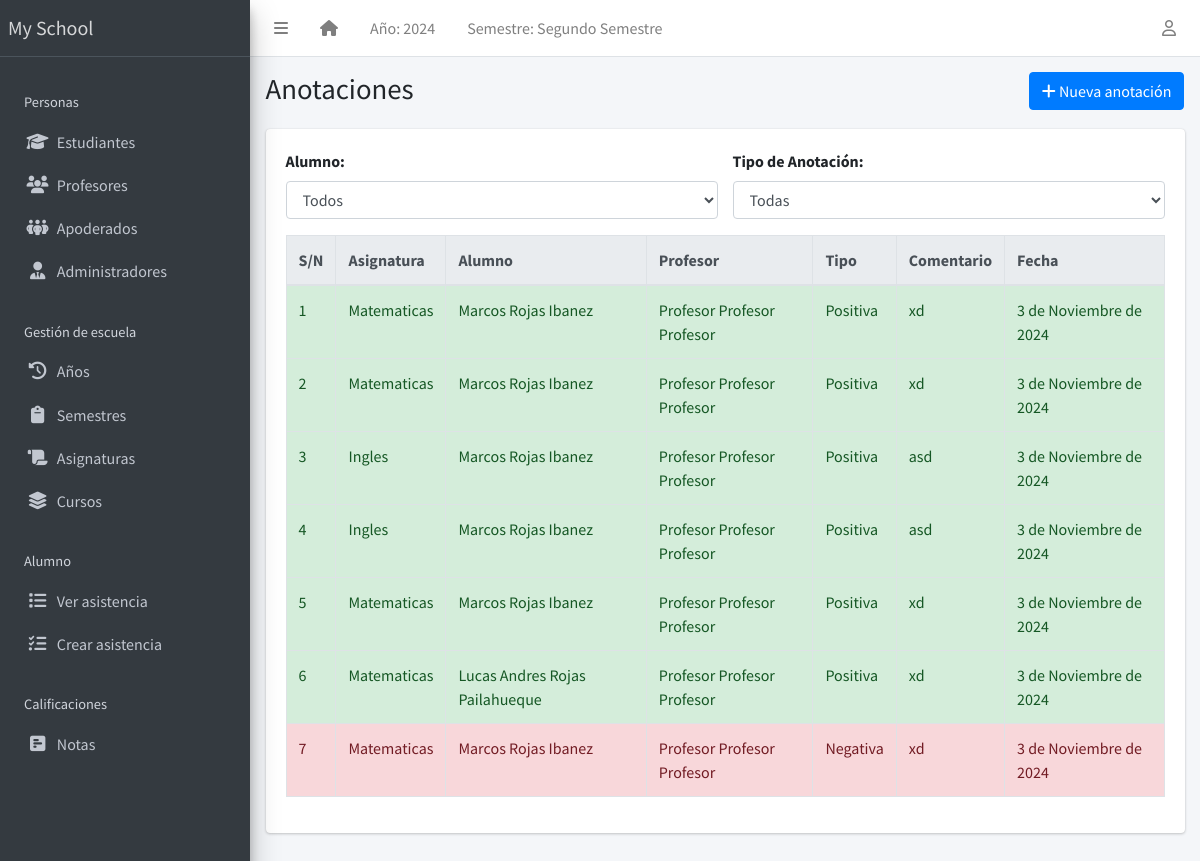
/teacher/annotations/, run on an earlier commit of the app's database.
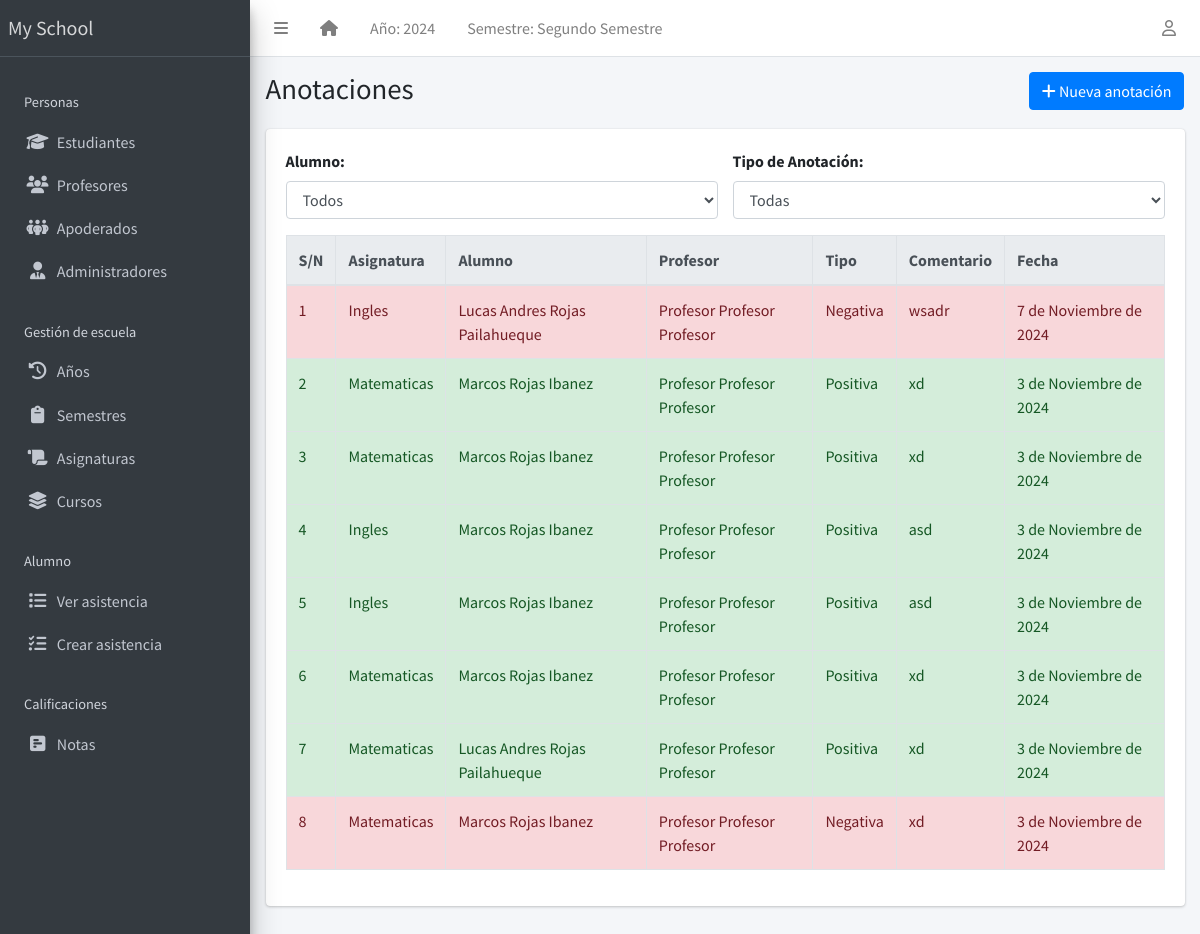
And on a later commit of the database.
### apps/teachers/models.py (models this page shows, shortened)
class Annotation(models.Model):
    ANNOTATION_TYPE_CHOICES = [("positiva", "Positiva"), ("negativa", "Negativa")]
    student = models.ForeignKey(Student, on_delete=models.CASCADE, related_name="annotations")
    teacher = models.ForeignKey(Teacher, on_delete=models.CASCADE, related_name="annotations")
    subject = models.ForeignKey(Subject, on_delete=models.CASCADE, related_name="annotations")
    annotation_type = models.CharField(max_length=10, choices=ANNOTATION_TYPE_CHOICES)
    comment = models.TextField()
    date = models.DateField(default=timezone.now)
    class Meta:
        ordering = ["-date"]

class Teacher(models.Model):
    STATUS = [("activo", "Activo"), ("inactivo", "Inactivo")]
    GENDER = [("masculino", "Masculino"), ("femenino", "Femenino")]
    rut_regex = RegexValidator(
        regex=r"^\d{1,2}\d{3}\d{3}-[0-9kK]{1}$",
        message="El RUT debe estar en el formato 'XXXXXXXX-X'"
    )
    rut = models.CharField(max_length=12, unique=True, validators=[rut_regex], blank=True)
    estado = models.CharField(max_length=10, choices=STATUS, default="activo")
    apellido_paterno = models.CharField(max_length=200)
    apellido_materno = models.CharField(max_length=200)
    nombres = models.CharField(max_length=200, blank=True)
    sexo = models.CharField(max_length=10, choices=GENDER, default="masculino")
    fecha_nacimiento = models.DateField(default=timezone.now)
    fecha_admision = models.DateField(default=timezone.now)
    telefono_regex = RegexValidator(
        regex="^[0-9]{9,15}$", message="El número de teléfono no tiene el formato correcto."
    )
    telefono = models.CharField(
        validators=[telefono_regex], max_length=15, blank=True
    )
    direccion = models.TextField(blank=True)
    observaciones = models.TextField(blank=True)
    email = models.EmailField(
        max_length=254, unique=True, validators=[EmailValidator()],
        blank=True, null=True
    )
    foto = models.ImageField(blank=True, upload_to="students/fotos/")
    subjects = models.ManyToManyField(Subject, related_name="teachers", blank=True)
    class Meta:
        ordering = ["apellido_paterno", "apellido_materno", "nombres"]
    def __str__(self):
        return f" {self.nombres} {self.apellido_paterno} {self.apellido_materno}"

### apps/corecode/models.py (models this page shows)
class Subject(models.Model):
    name = models.CharField(max_length=200, unique=True, verbose_name="Nombre")
    class Meta:
        ordering = ["name"]
    def __str__(self):
        return self.name

### apps/students/models.py (models this page shows)
class Student(models.Model):
    STATUS_CHOICES = [("activo", "Activo"), ("inactivo", "Inactivo")]
    GENDER_CHOICES = [("masculino", "Masculino"), ("femenino", "Femenino")]
    estado = models.CharField(max_length=10, choices=STATUS_CHOICES, default="activo")
    rut_regex = RegexValidator(
        regex=r"^\d{1,2}\d{3}\d{3}-[0-9kK]{1}$",
        message="El RUT debe estar en el formato 'XXXXXXXX-X'"
    )
    rut = models.CharField(max_length=12, unique=True, validators=[rut_regex], blank=True)
    apellido_paterno = models.CharField(max_length=200)
    apellido_materno = models.CharField(max_length=200)
    nombres = models.CharField(max_length=200, blank=True)
    sexo = models.CharField(max_length=10, choices=GENDER_CHOICES, default="masculino")
    fecha_nacimiento = models.DateField(default=timezone.now)
    curso_actual = models.ForeignKey(
        StudentClass, on_delete=models.SET_NULL, blank=True, null=True
    )
    fecha_admision = models.DateField(default=timezone.now)
    telefono_regex = RegexValidator(
        regex="^[0-9]{9,15}$", message="El número de teléfono no tiene el formato correcto."
    )
    telefono_apoderado = models.CharField(
        validators=[telefono_regex], max_length=15, blank=True
    )
    direccion = models.TextField(blank=True)
    observaciones = models.TextField(blank=True)
    email = models.EmailField(
        max_length=254, unique=True, validators=[EmailValidator()],
        blank=True, null=True
    )
    foto = models.ImageField(blank=True, upload_to="students/fotos/")
    representante = models.ForeignKey(
        "representatives.Representatives", on_delete=models.SET_NULL, null=True, blank=True, related_name="estudiantes"
    )
    subjects = models.ManyToManyField(Subject, related_name="students", blank=True)
    class Meta:
        ordering = ["apellido_paterno", "apellido_materno", "nombres"]
    def __str__(self):
        return f"{self.nombres} {self.apellido_paterno} {self.apellido_materno}"

### apps/teachers/views.py (the view)
# urls.py: path('annotations/', AnnotationListView.as_view(), name='annotation-list'),
class AnnotationListView(ListView):
    model = Annotation
    template_name = "teachers/teacher_annotation_list.html"
    context_object_name = "annotations"
    def get_queryset(self):
        queryset = super().get_queryset()
        student_id = self.request.GET.get("student")
        annotation_type = self.request.GET.get("type")
        if student_id:
            queryset = queryset.filter(student__id=student_id)
        if annotation_type:
            queryset = queryset.filter(annotation_type=annotation_type)
        return queryset
    def get_context_data(self, **kwargs):
        context = super().get_context_data(**kwargs)
        context["form"] = AnnotationFilterForm(self.request.GET)
        context["students"] = Student.objects.all()
        return context

### apps/teachers/forms.py
class AnnotationFilterForm(forms.Form):
    student = forms.ModelChoiceField(queryset=Student.objects.all(), required=False, label="Student")
    annotation_type = forms.ChoiceField(choices=Annotation.ANNOTATION_TYPE_CHOICES, required=False, label="Type")

### apps/corecode/context_processors.py (called while the page is built)
def site_defaults(request):
    current_session = AcademicSession.objects.get(current=True)
    current_term = AcademicTerm.objects.get(current=True)
    vals = SiteConfig.objects.all()
    contexts = {
        "current_session": current_session.name,
        "current_term": current_term.name,
    }
    for val in vals:
        contexts[val.key] = val.value
    return contexts

### apps/templatetags/user_groups.py (called while the page is built)
@register.filter
def in_group(user, group_id):
    return user.groups.filter(id=group_id).exists()

### apps/teachers/templates/teachers/teacher_annotation_list.html (shortened to what this page needs)
{% extends 'base.html' %}
{% block title %}Anotaciones{% endblock title %}
{% block breadcrumb %}
<a class="btn btn-primary" href="{% url 'annotation-create' %}"><i class="fas fa-plus"></i> Nueva anotación</a>
{% endblock breadcrumb %}
{% block content %}
  <div class="row mb-3">
    <div class="col-md-6">
      <label for="filter-student" class="form-label" style="font-weight: bold;">Alumno:</label>
      <select id="filter-student" class="form-control">
        <option value="">Todos</option>
      </select>
    </div>
    <div class="col-md-6">
      <label for="filter-type" class="form-label" style="font-weight: bold;">Tipo de Anotación:</label>
      <select id="filter-type" class="form-control">
        <option value="">Todas</option>
      </select>
    </div>
  </div>
  <div class="table-responsive">
    <table id="annotationtable" class="table table-bordered table-hover" data-page-length='100'>
      <thead class="thead-light">
        <tr>
          <th>S/N</th>
          <th>Asignatura</th>
          <th>Alumno</th>
          <th>Profesor</th>
          <th>Tipo</th>
          <th>Comentario</th>
          <th>Fecha</th>
        </tr>
      </thead>
      <tbody>
        {% for annotation in annotations %}
          <tr class="{% if annotation.annotation_type == 'positiva' %}positive{% elif annotation.annotation_type == 'negativa' %}negative{% endif %}">
            <td>{{ forloop.counter }}</td>
            <td>{{ annotation.subject }}</td>
            <td>{{ annotation.student }}</td>
            <td>{{ annotation.teacher }}</td>
            <td>{{ annotation.get_annotation_type_display }}</td>
            <td>{{ annotation.comment }}</td>
            <td>{{ annotation.date }}</td>
          </tr>
        {% endfor %}
      </tbody>
    </table>
  </div>
{% endblock content %}

What changed in the data, as far as the page shows it:
added Annotation: subject "Ingles", student "Lucas Andres Rojas Pailahueque", teacher "Profesor Profesor Profesor", annotation_type "Negativa", comment "wsadr", date "7 de Noviembre de 2024"
